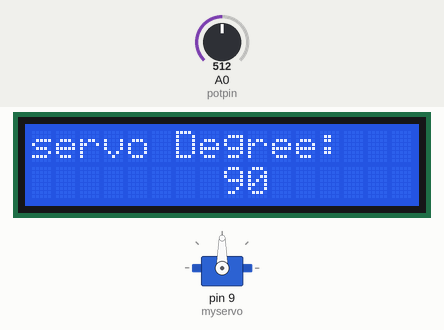
The sketch below on a simulated Arduino Uno, built with avr-gcc and run on an emulated ATmega328P. Parts: 16×2 character LCD, servo. Inputs (shaded band) come from the test bench; at power-on: A0 (potpin) = 512.

Above: at 1.2 s.
1.3 s: A0 (potpin) set to 716
At 1.6 s:
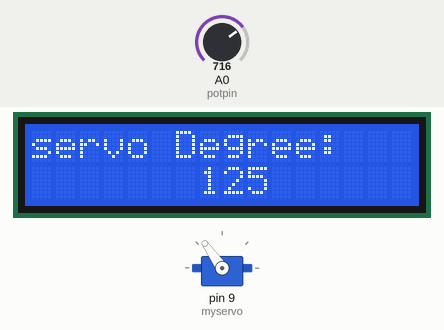
2.8 s: A0 (potpin) set to 900
At 3.2 s:
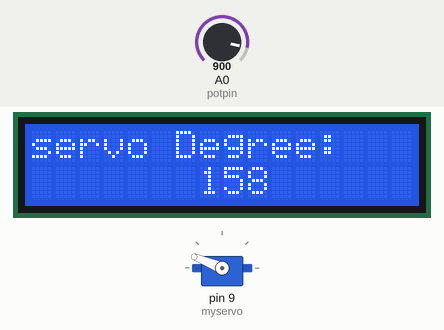
4.3 s: A0 (potpin) set to 1023
At 5.4 s:
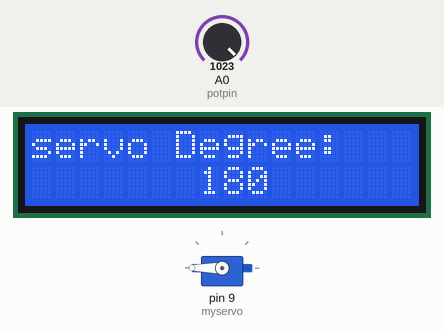
5.8 s: A0 (potpin) set to 306
At 6.3 s:
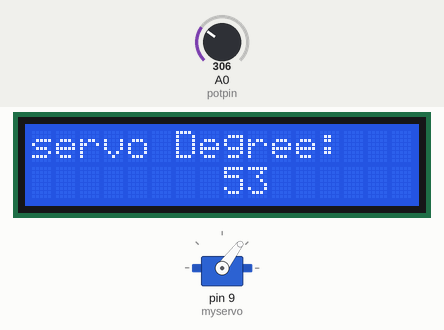
7.3 s: A0 (potpin) set to 122
At 7.8 s:
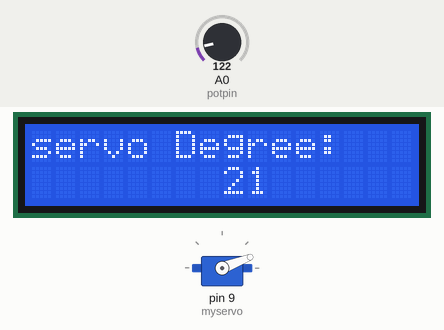
8.8 s: A0 (potpin) set to 90
At 9.7 s:
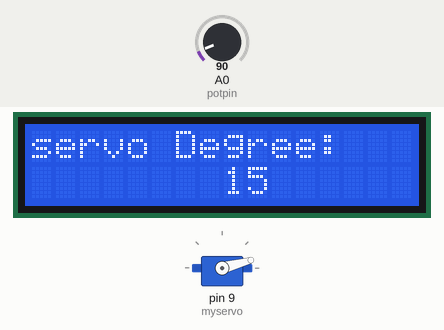
Timing chart, 0 to 11.3 s (numbered marks = the images above; inputs shaded):
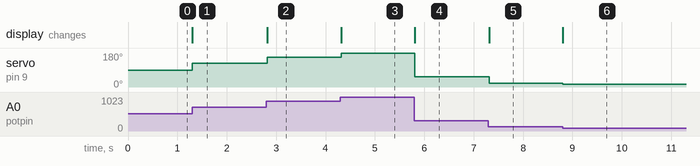

The sketch:

Arduino_Servo_Position_Control_with_LCD_Display.ino
```cpp
#include <Servo.h>
#include <Wire.h>
#include <LiquidCrystal_I2C.h>

#define potpin A0  // Analog pin used to connect the potentiometer

Servo myservo;  // Create servo object to control a servo
LiquidCrystal_I2C LCD(0x27, 16, 2);  // Define LCD object

int val;    // Variable to read the value from the analog pin

void setup() {
  LCD.init();  // Initialize LCD
  LCD.backlight();  // Turn on LCD backlight
  LCD.setCursor(0, 0);  // Set cursor position
  LCD.print("servo Degree: ");  // Print text on LCD
  myservo.attach(9);  // Attach the servo to pin 9
}

void loop() {
  val = analogRead(potpin);  // Read the value of the potentiometer (value between 0 and 1023)
  val = map(val, 0, 1023, 0, 180);  // Scale it for use with the servo (value between 0 and 180)
  myservo.write(val);  // Set the servo position based on the scaled value
  LCD.setCursor(7, 1);  // Set cursor position
  Serial.println(val);  // Print the current servo position to the Serial Monitor

  if (val < 100) {
    LCD.print(" ");  // Add leading space for numbers less than 100
  }
  LCD.print(val);  // Print the current servo position on the LCD
  delay(15);  // Wait for the servo to reach the desired position
}
```

Measured:
- after the input at 1.3 s, servo on pin 9 (myservo): 90° → 125° at once; the display: changes at once (image 1)
- after the input at 2.8 s, servo on pin 9 (myservo): 125° → 158° at once; the display: changes at once (image 2)
- after the input at 4.3 s, servo on pin 9 (myservo): 158° → 180° at once; the display: changes at once (image 3)
- after the input at 5.8 s, servo on pin 9 (myservo): 180° → 53° at once; the display: changes at once (image 4)
- after the input at 7.3 s, servo on pin 9 (myservo): 53° → 21° at once; the display: changes at once (image 5)
- after the input at 8.8 s, servo on pin 9 (myservo): 21° → 15° at once; the display: changes at once (image 6)
